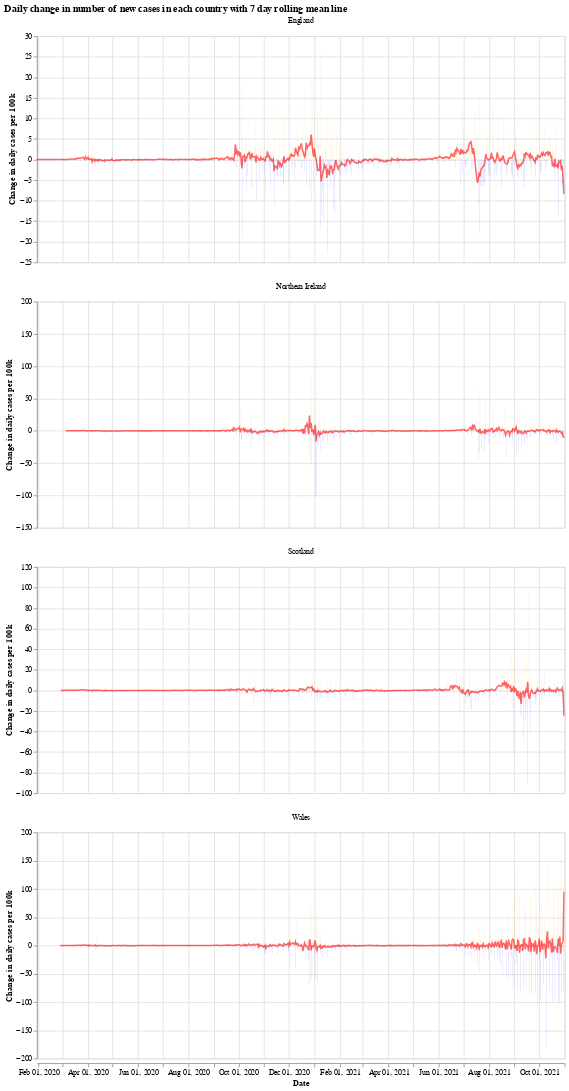

Notebook cell for this chart:
### Markdown cell above
We will use the Python library `Altair` for visualising the data, see the [altair docs](https://altair-viz.github.io/) for more information.

First we have a graph which shows the daily change in the number of new cases for each country. This number jumps up and down all over the place, which is likely due to delay in reporting of new cases over the weekend. Another interesting thing is that it looks like the daily cases in Wales experienced a much shorter period of calm over the summer (calm in the sense of daily cases not jumping up and down).

The orange bars are days when the number of new cases (per 100k population) was more than the previous day, while the blue are days when the number of new cases dropped. The red line is the 7 day moving average. 

When the moving average line is below 0, it means that there is a consistent drop in new cases. We can see this clearly happening around the times that lockdowns were introduced (though, to varying degrees). I will update the graphs soon with a marker of when each lockdown started.

### Code cell
# collapse
import altair as alt

bars = alt.Chart(uk_cases).mark_bar().encode(
    x=alt.X("yearmonthdate(date):T", axis=alt.Axis(title='Date')),
    y=alt.Y("casesChangeRate:Q", axis=alt.Axis(title='Change in daily cases per 100k')),
    tooltip='casesChange',
    color=alt.condition(
        alt.datum.casesChangeRate > 0,
        alt.value("orange"),  # The positive color
        alt.value("blue")  # The negative color
    )
).properties(title='Daily change in number of new cases with 7 day rolling mean',width=700).interactive()

line = alt.Chart(uk_cases).mark_line(
    color='red',
    size=2,
    opacity=0.6
).transform_window(
    rolling_mean='mean(casesChangeRate)',
    frame=[0, 7],
    groupby=['areaName']
).encode(
    x='yearmonthdate(date):T',
    y='rolling_mean:Q'
)

alt.layer(bars, line, data=uk_cases).facet(alt.Column(
    'areaName', title=''), columns=1).resolve_scale(y='independent').properties(title='Daily change in number of new cases in each country with 7 day rolling mean line')

### Figure 1 — Vega-Lite specification as saved in the notebook (floating-point values rounded to 4 significant figures; data arrays with more than 128 entries replaced by an {"elided": "..."} marker saying what was removed)
{"config": {"view": {"continuousWidth": 400, "continuousHeight": 300}}, "data": {"name": "data-7377c71c5db556fb150c87ea959ac01a"}, "facet": {"type": "nominal", "field": "areaName", "title": ""}, "spec": {"layer": [{"mark": "bar", "encoding": {"color": {"condition": {"value": "orange", "test": "(datum.casesChangeRate > 0)"}, "value": "blue"}, "tooltip": {"type": "quantitative", "field": "casesChange"}, "x": {"type": "temporal", "axis": {"title": "Date"}, "field": "date", "timeUnit": "yearmonthdate"}, "y": {"type": "quantitative", "axis": {"title": "Change in daily cases per 100k"}, "field": "casesChangeRate"}}, "selection": {"selector001": {"type": "interval", "bind": "scales", "encodings": ["x", "y"]}}, "title": "Daily change in number of new cases with 7 day rolling mean", "width": 700}, {"mark": {"type": "line", "color": "red", "opacity": 0.6, "size": 2}, "encoding": {"x": {"type": "temporal", "field": "date", "timeUnit": "yearmonthdate"}, "y": {"type": "quantitative", "field": "rolling_mean"}}, "transform": [{"window": [{"op": "mean", "field": "casesChangeRate", "as": "rolling_mean"}], "frame": [0, 7], "groupby": ["areaName"]}]}]}, "columns": 1, "resolve": {"scale": {"y": "independent"}}, "title": "Daily change in number of new cases in each country with 7 day rolling mean line", "$schema": "https://vega.github.io/schema/vega-lite/v4.8.1.json", "datasets": {"data-7377c71c5db556fb150c87ea959ac01a": {"elided": "2472 records"}}}
